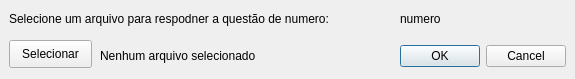
<?xml version="1.0" encoding="UTF-8"?>
<ui version="4.0">
 <class>formSelecionarQuestao</class>
 <widget class="QDialog" name="formSelecionarQuestao">
  <property name="geometry">
   <rect>
    <x>0</x>
    <y>0</y>
    <width>575</width>
    <height>79</height>
   </rect>
  </property>
  <property name="windowTitle">
   <string>Dialog</string>
  </property>
  <widget class="QLabel" name="label">
   <property name="geometry">
    <rect>
     <x>9</x>
     <y>9</y>
     <width>385</width>
     <height>20</height>
    </rect>
   </property>
   <property name="text">
    <string>Selecione um arquivo para respodner a questão de numero:</string>
   </property>
  </widget>
  <widget class="QLabel" name="label_2">
   <property name="geometry">
    <rect>
     <x>400</x>
     <y>9</y>
     <width>50</width>
     <height>20</height>
    </rect>
   </property>
   <property name="text">
    <string>numero</string>
   </property>
  </widget>
  <widget class="QDialogButtonBox" name="ok">
   <property name="geometry">
    <rect>
     <x>400</x>
     <y>42</y>
     <width>166</width>
     <height>28</height>
    </rect>
   </property>
   <property name="standardButtons">
    <set>QDialogButtonBox::Cancel|QDialogButtonBox::Ok</set>
   </property>
  </widget>
  <widget class="QLabel" name="label_3">
   <property name="geometry">
    <rect>
     <x>100</x>
     <y>40</y>
     <width>301</width>
     <height>31</height>
    </rect>
   </property>
   <property name="text">
    <string>Nenhum arquivo selecionado</string>
   </property>
  </widget>
  <widget class="QPushButton" name="pushButton">
   <property name="geometry">
    <rect>
     <x>9</x>
     <y>40</y>
     <width>83</width>
     <height>28</height>
    </rect>
   </property>
   <property name="text">
    <string>Selecionar</string>
   </property>
  </widget>
 </widget>
 <resources/>
 <connections/>
</ui>
